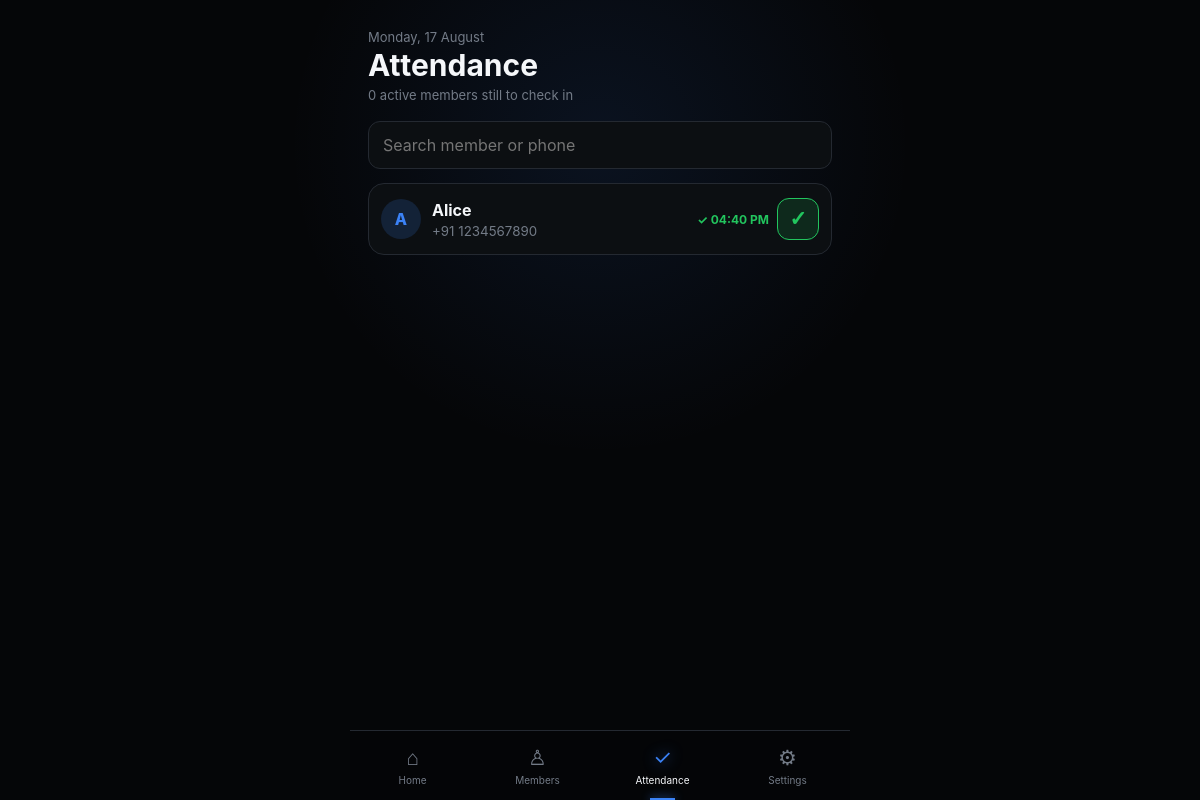
The app's page /attendance (signed in), older data.
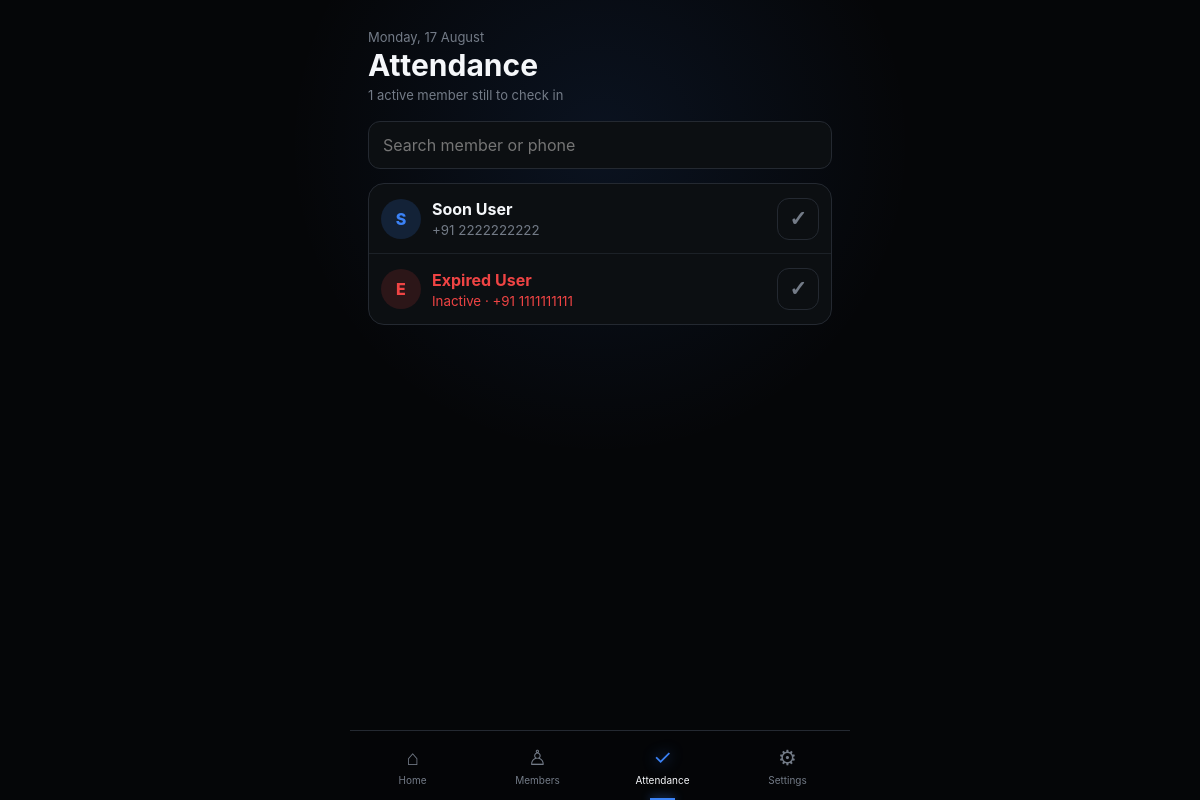
The same page, newer data.
### models.py (models this page shows, shortened)
class Member(db.Model):
    __tablename__ = "member"
    id = db.Column(db.Integer, primary_key=True)
    owner_id = db.Column(
        db.Integer,
        db.ForeignKey("gym_owner.id"),
        nullable=False,
        index=True
    )
    name = db.Column(db.String(100), nullable=False)
    address = db.Column(db.String(150), nullable=False)
    phone = db.Column(db.String(15), nullable=False)
    join_date = db.Column(db.Date, nullable=False)
    notes = db.Column(db.Text)
    active = db.Column(db.Boolean, default=True)
    current_plan_id = db.Column(
        db.Integer,
        db.ForeignKey("membership_plan.id")
    )
    current_plan = db.relationship("MembershipPlan", foreign_keys=[current_plan_id])
    membership_start = db.Column(db.Date)
    membership_expiry = db.Column(db.Date)
    memberships = db.relationship(
        "Membership",
        backref="member",
        lazy=True,
        cascade="all, delete-orphan"
    )
    attendance = db.relationship(
        "Attendance",
        backref="member",
        lazy=True,
        cascade="all, delete-orphan"
    )
    __table_args__ = (
        db.UniqueConstraint(
            "owner_id",
            "name",
            name="uq_owner_member_name"
        ),
    )

class Attendance(db.Model):
    __tablename__ = "attendance"
    id = db.Column(db.Integer, primary_key=True)
    member_id = db.Column(
        db.Integer,
        db.ForeignKey("member.id"),
        nullable=False
    )
    check_in = db.Column(
        db.DateTime,
        nullable=False,
        default=datetime.utcnow
    )
    attendance_date = db.Column(
        db.Date,
        nullable=False,
        default=date.today
    )
    notes = db.Column(db.String(100))
    __table_args__ = (
        db.UniqueConstraint(
            "member_id",
            "attendance_date",
            name="uq_member_attendance"
        ),
    )

### routes/members.py (the view)
@members_bp.route("/attendance")
@login_required
def attendance():
    today = date.today()
    yesterday = today - relativedelta(days=1)
    now = datetime.now()
    members = Member.query.filter_by(owner_id=current_user.id).all()
    today_attendance = {
        record.member_id: record
        for record in Attendance.query.join(Member).filter(
            Member.owner_id == current_user.id,
            Attendance.attendance_date == today,
        ).all()
    }
    yesterday_attendance = {
        record.member_id: record
        for record in Attendance.query.join(Member).filter(
            Member.owner_id == current_user.id,
            Attendance.attendance_date == yesterday,
        ).all()
    }
    def member_order(member):
        attendance_record = today_attendance.get(member.id)
        if not member.active:
            status_rank = 2
        elif attendance_record is None:
            status_rank = 0
        else:
            status_rank = 1
        yesterday_record = yesterday_attendance.get(member.id)
        if yesterday_record:
            hour_distance = abs(yesterday_record.check_in.hour - now.hour)
            yesterday_rank = 0
        else:
            hour_distance = 99
            yesterday_rank = 1
        return status_rank, yesterday_rank, hour_distance, member.name.lower()
    ordered_members = sorted(members, key=member_order)
    return render_template(
        "attendance.html",
        members=ordered_members,
        attendance_by_member=today_attendance,
        today=today,
        active_unchecked=sum(m.active and m.id not in today_attendance for m in members),
        active_page="attendance",
    )

### main.py (called while the page is built)
def create_app():
    app = Flask(__name__)
    app.secret_key = "ppp"
    app.config["SQLALCHEMY_DATABASE_URI"] = "sqlite:///gym.db"
    app.config["SQLALCHEMY_TRACK_MODIFICATIONS"] = False
    db.init_app(app)
    login_manager = LoginManager()
    login_manager.init_app(app)
    login_manager.login_view = "auth.login"
    @login_manager.user_loader
    def load_user(user_id):
        return db.session.get(GymOwner, int(user_id))
    from routes.admin import admin_bp
    from routes.auth import auth_bp
    from routes.members import members_bp
    from routes.settings import settings_bp
    app.register_blueprint(auth_bp)
    app.register_blueprint(members_bp)
    app.register_blueprint(settings_bp)
    app.register_blueprint(admin_bp)
    return app

### templates/attendance.html (shortened to what this page needs)
{% extends "components/base.html" %}
{% block head %}
<link rel="stylesheet" href="{{ url_for('static', filename='css/attendance.css') }}">
{% endblock %}
{% block body %}
<header class="attendance-header">
  <div>
    <p class="eyebrow">{{ today.strftime('%A, %d %B') }}</p>
    <h1>Attendance</h1>
    <p class="summary">{{ active_unchecked }} active member{{ '' if active_unchecked == 1 else 's' }} still to check in</p>
  </div>
</header>
<div class="search-wrap">
  <input id="search" type="search" placeholder="Search member or phone" autocomplete="off">
</div>
<section class="member-list" aria-label="Member attendance list">
  {% for member in members %}
  {% set record = attendance_by_member.get(member.id) %}
  <article class="attendance-member {% if not member.active %}inactive{% endif %}" data-member data-search-text="{{ (member.name ~ ' ' ~ member.phone ~ ' ' ~ member.address)|lower }}">
    <a class="member-profile" href="{{ url_for('members.member_details', member_id=member.id) }}">
      <span class="avatar">{{ member.name[0]|upper }}</span>
      <span class="member-copy">
        <strong>{{ member.name }}</strong>
        <small>{% if not member.active %}Inactive · {% endif %}+91 {{ member.phone }}</small>
      </span>
    </a>
    {% if record %}
    <div class="checked-in">
      <span>✓ {{ record.check_in.strftime('%I:%M %p') }}</span>
      <button type="button" class="attendance-toggle checked" data-remove-dialog="remove-{{ member.id }}" aria-label="Remove attendance for {{ member.name }}">✓</button>
    </div>
    {% else %}
    <form method="post" action="{{ url_for('members.check_in_member', member_id=member.id) }}">
      <button class="attendance-toggle" type="submit" aria-label="Mark {{ member.name }} present">✓</button>
    </form>
    {% endif %}
  </article>
  {% else %}
  <p class="empty">No members yet. Add a member before recording attendance.</p>
  {% endfor %}
</section>
{% endblock %}

Row changes from the older to the newer data that the page shows:
removed Member: name "A", name "Alice", phone "1234567890"
no longer on this page (row edited): Attendance: check_in "04:40 PM"
now on this page (row edited): Member: name "S", name "Soon User", phone "2222222222"
added Member: name "E", name "Expired User", active "Inactive ·", phone "1111111111"
Text that changed along with them:
{{ active_unchecked }}: "0" → "1"
{{ '' if active_unchecked == 1 else 's' }}: "s" → (not shown)
